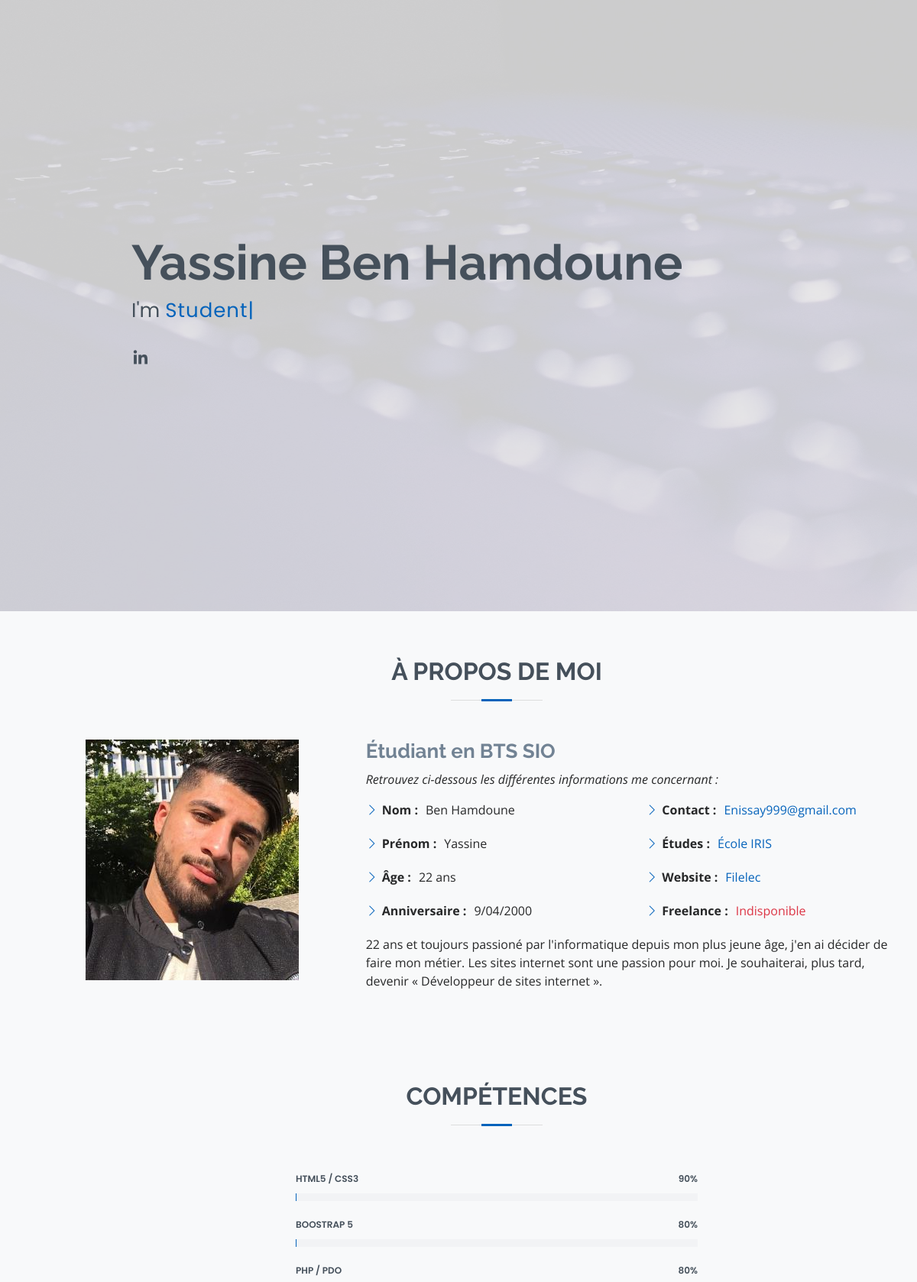
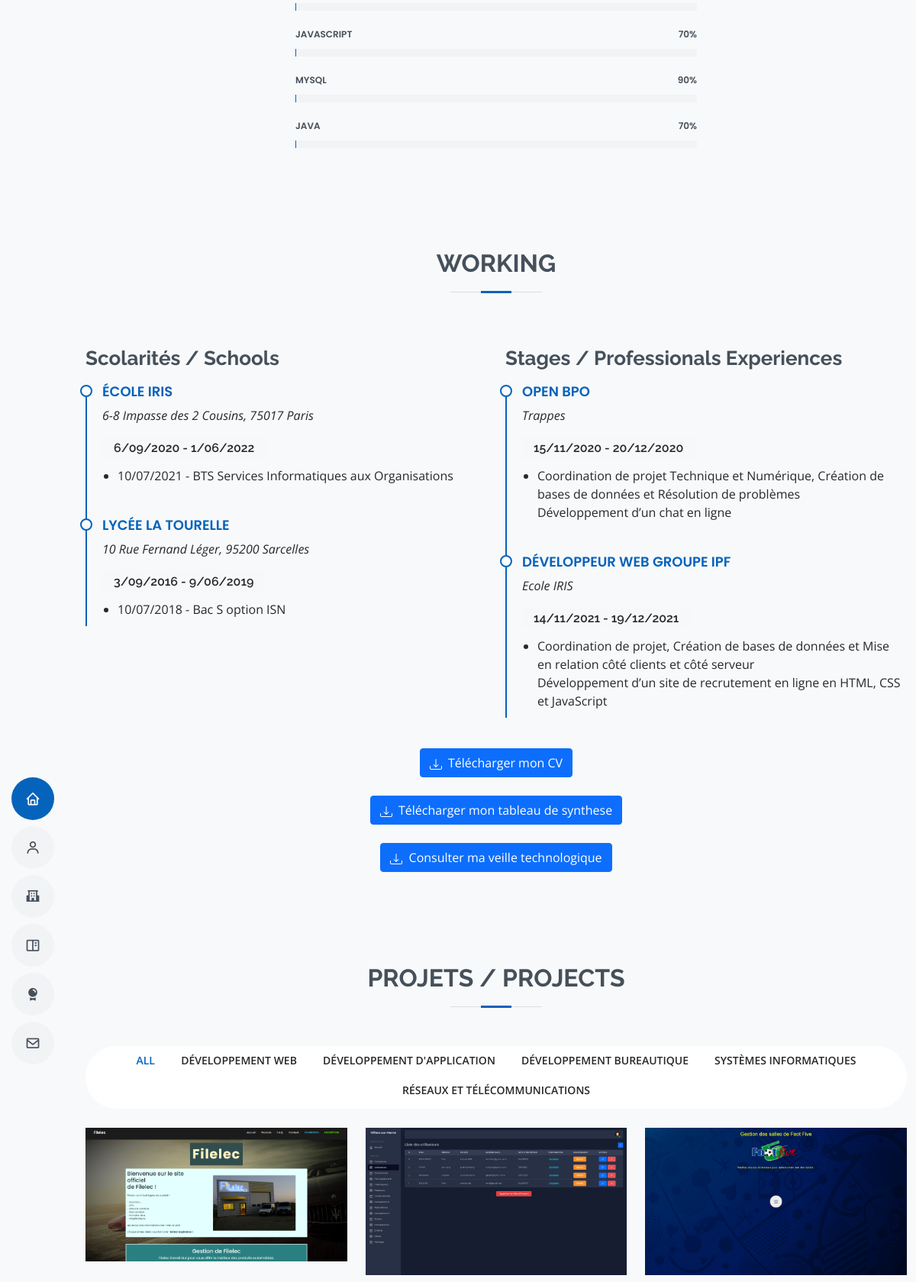
The page / (upper part) on the database its author committed (2 pictures, top to bottom).
### tables this page shows
CREATE TABLE IF NOT EXISTS `users` (
  `id_u` int(11) NOT NULL AUTO_INCREMENT,
  `lastName` varchar(50) DEFAULT NULL,
  `firstName` varchar(50) DEFAULT NULL,
  `age` int(2) DEFAULT NULL,
  `birthday_date` date DEFAULT NULL,
  `contact_email` varchar(255) DEFAULT NULL,
  `school_url` varchar(255) DEFAULT NULL,
  `school_name` varchar(50) DEFAULT NULL,
  `website_url` varchar(255) DEFAULT NULL,
  `website_title` varchar(50) DEFAULT NULL,
  `freelance_status` varchar(50) DEFAULT NULL,
  `username` varchar(15) DEFAULT NULL,
  `password` varchar(255) DEFAULT NULL,
  `lvl` int(11) NOT NULL DEFAULT '0',
  PRIMARY KEY (`id_u`),
  UNIQUE KEY `username` (`username`)
);

CREATE TABLE IF NOT EXISTS `skills` (
  `id_s` int(11) NOT NULL AUTO_INCREMENT,
  `libelle` varchar(50) DEFAULT NULL,
  `lvl` int(11) DEFAULT NULL,
  PRIMARY KEY (`id_s`),
  UNIQUE KEY `libelle` (`libelle`)
);

CREATE TABLE IF NOT EXISTS `company` (
  `id_comp` int(11) NOT NULL AUTO_INCREMENT,
  `company_name` varchar(100) DEFAULT NULL,
  `company_address` varchar(255) DEFAULT NULL,
  `start_date` date DEFAULT NULL,
  `end_date` date DEFAULT NULL,
  PRIMARY KEY (`id_comp`)
);

CREATE TABLE IF NOT EXISTS `projects` (
  `id_p` int(11) NOT NULL AUTO_INCREMENT,
  `title` varchar(100) DEFAULT NULL,
  `description` text,
  `id_cat` int(11) DEFAULT NULL,
  `id_f` int(11) DEFAULT NULL,
  `github_url` varchar(255) DEFAULT NULL,
  PRIMARY KEY (`id_p`),
  KEY `id_cat` (`id_cat`),
  KEY `id_f` (`id_f`)
);

### controllers/homeControllers.php (called while the page is built, shortened)
<?php
require 'models/homeModels.php';
$category = getAllCategory();
$projects = getAllProjects();
$skills = getAllSkills();
$schools = getAllSchools();
$company = getAllCompany();
$infos = getInfos();
require 'views/home.php';
?>

### index.php (called while the page is built, shortened)
<?php
if (!isset($_GET['p']) || $_GET['p'] == "") {
    $page = "controllers/homeControllers.php";
}
    require $page;
    $contents = ob_get_contents();
require 'template.php';

### models/homeModels.php (called while the page is built)
<?php
function getAllCategory() {
    global $bdd;
    $category = $bdd->query("SELECT * FROM vCategory");
    $category->execute();
    return $category->fetchAll();
}
function getAllProjects() {
    global $bdd;
    $projects = $bdd->query("SELECT * FROM vProjects");
    $projects->execute();
    return $projects->fetchAll();
}
function getAllSkills() {
    global $bdd;
    $skills = $bdd->query("SELECT * FROM skills");
    $skills->execute();
    return $skills->fetchAll();
}
function getAllSchools() {
    global $bdd;
    $schools = $bdd->query('SELECT id_d, libelle_d, date_format(date_d, "%e/%m/%Y"), id_school, school_address, date_format(start_date, "%e/%m/%Y"), date_format(end_date, "%e/%m/%Y") FROM vSchools ORDER BY id_d DESC');
    $schools->execute();
    return $schools->fetchAll();
}
function getAllCompany() {
    global $bdd;
    $company = $bdd->query('SELECT id_comp, company_name, company_address, date_format(start_date, "%e/%m/%Y"), date_format(end_date, "%e/%m/%Y"), libelle_w FROM vCompany ORDER BY start_date');
    $company->execute();
    return $company->fetchAll();
}
function getInfos() {
    global $bdd;
    $infos = $bdd->query('SELECT lastName, firstName, age, date_format(birthday_date, "%e/%m/%Y"), contact_email, school_url, school_name, website_url, website_title, freelance_status FROM users');
    $infos->execute();
    return $infos->fetchAll();
}

### views/home.php (the view, shortened to what this page needs)
<section id="hero" class="d-flex flex-column justify-content-center">
    <div class="container" data-aos="zoom-in" data-aos-delay="100">
        <h1>Yassine Ben Hamdoune</h1>
        <p>I'm <span class="typed" data-typed-items="Student, Developer, Gamer"></span></p>
        <div class="social-links">
            <a href="https://www.linkedin.com/in/yassine-ben-hamdoune-1783a718b/" class="linkedin" target="_blank">
                <i class="bx bxl-linkedin"></i>
            </a>
        </div>
    </div>
</section>
<main id="main">
    <section id="about" class="about">
        <div class="container" data-aos="fade-up">
            <div class="section-title">
                <h2>À propos de moi</h2>
            </div>
            <div class="row">
                <div class="col-lg-4">
                    <img src="assets/img/photo.jpg" class="img-fluid" alt="">
                </div>
                <div class="col-lg-8 pt-4 pt-lg-0 content">
                    <h3>Étudiant en BTS SIO</h3>
                    <p class="fst-italic">Retrouvez ci-dessous les différentes informations me concernant :</p>
                    <div class="row">
                        <div class="col-lg-6">
                            <ul>
                                <?php foreach ($infos as $info) { ?>
                                <li>
                                    <i class="bi bi-chevron-right"></i>
                                    <strong>Nom :</strong>
                                    <span><?= $info['lastName']; ?></span>
                                </li>
                                <li>
                                    <i class="bi bi-chevron-right"></i>
                                    <strong>Prénom :</strong>
                                    <span><?= $info['firstName']; ?></span>
                                </li>
                                <li>
                                    <i class="bi bi-chevron-right"></i>
                                    <strong>Âge :</strong>
                                    <span><?= $info['age']; ?> ans</span>
                                </li>
                                <li>
                                    <i class="bi bi-chevron-right"></i>
                                    <strong>Anniversaire :</strong>
                                    <span><?= $info['date_format(birthday_date, "%e/%m/%Y")']; ?></span>
                                </li>
                                <?php } ?>
                            </ul>
                        </div>
                        <div class="col-lg-6">
                            <ul>
                                <?php foreach ($infos as $info2) { ?>
                                <li>
                                    <i class="bi bi-chevron-right"></i>
                                    <strong>Contact :</strong>
                                    <span><a href="mailto:<?= $info2['contact_email']; ?>"><?= $info2['contact_email']; ?></a></span>
                                </li>
                                <li>
                                    <i class="bi bi-chevron-right"></i>
                                    <strong>Études :</strong>
                                    <span><a href="<?= $info2['school_url'] ?>" target="_blank"><?= $info2['school_name']; ?></a></span>
                                </li>
                                <li>
                                    <i class="bi bi-chevron-right"></i>
                                    <strong>Website :</strong>
                                    <span><a href="<?= $info2['website_url']; ?>" target="_blank"><?= $info2['website_title']; ?></a></span>
                                </li>
                                <li>
                                    <i class="bi bi-chevron-right"></i>
                                    <strong>Freelance :</strong>
                                    <span class="text-danger"><?= $info2['freelance_status']; ?></span>
                                </li>
                                <?php } ?>
                            </ul>
                        </div>
                    </div>
                    <p>22 ans et toujours passioné par l'informatique depuis mon plus jeune âge, j'en ai décider de faire mon métier. Les sites internet sont une passion pour moi. Je souhaiterai, plus tard, devenir « Développeur de sites internet ».</p>
                </div>
            </div>
        </div>
    </section>
    <section id="skills" class="skills section-bg">
        <div class="container" data-aos="fade-up">
            <div class="section-title">
                <h2>Compétences</h2>
            </div>
            <div class="row d-flex justify-content-center skills-content">
                <div class="col-lg-6">
                    <?php foreach ($skills as $skill) { ?>
                    <div class="progress">
                        <span class="skill"><?= $skill['libelle']; ?> <i class="val"><?= $skill['lvl']; ?>%</i></span>
                        <div class="progress-bar-wrap">
                        </div>
                    </div>
                    <?php } ?>
                </div>
            </div>
        </div>
    </section>
    <section id="working" class="resume">
        <div class="container" data-aos="fade-up">
            <div class="section-title">
                <h2>Working</h2>
            </div>
            <div class="row">
                <div class="col-lg-6">
                    <h3 class="resume-title">Scolarités / Schools</h3>
                    <?php foreach ($schools as $school) { ?>
                    <div class="resume-item">
                        <h4><?= $school['id_school']; ?></h4>
                        <p><em><?= $school['school_address']; ?></em></p>
                        <h5><?= $school['date_format(start_date, "%e/%m/%Y")']; ?> - <?= $school['date_format(end_date, "%e/%m/%Y")']; ?></h5>
                        <ul>
                            <li><?= $school['date_format(date_d, "%e/%m/%Y")']; ?> - <?= $school['libelle_d']; ?></li>
                        </ul>
                    </div>
                    <?php } ?>
                </div>
                <div class="col-lg-6">
                    <h3 class="resume-title">Stages / Professionals Experiences</h3>
                    <?php foreach ($company as $comp) { ?>
                    <div class="resume-item">
                        <h4><?= $comp['company_name']; ?></h4>
                        <p><em><?= $comp['company_address']; ?></em></p>
                        <h5><?= $comp['date_format(start_date, "%e/%m/%Y")']; ?> - <?= $comp['date_format(end_date, "%e/%m/%Y")']; ?></h5>
                        <ul>
                            <li><?= $comp['libelle_w']; ?></li>
                        </ul>
                    </div>
                    <?php } ?>
                </div>
            </div>
            <div class="d-flex justify-content-center mt-4">
                <a class="btn btn-primary" href="assets/files/CV.Yassine" target="_blank">
                    Télécharger mon CV
                </a>
            </div>
            <div class="d-flex justify-content-center mt-4">
                <a class="btn btn-primary" href="assets/files/tableau_synthese" target="_blank">
                    Télécharger mon tableau de synthese
                </a>
            </div>
            <div class="d-flex justify-content-center mt-4">
                <a class="btn btn-primary" href="https://www.canva.com/design/DAE_MNbAORU/Cb37NMJwmN_xWSph0hVKmg/view?utm_content=DAE_MNbAORU&utm_campaign=designshare&utm_medium=link2&utm_source=sharebutton" target="_blank">
                    Consulter ma veille technologique
                </a>
            </div>
        </div>
    </section>
    <section id="portfolio" class="portfolio section-bg">
        <div class="container" data-aos="fade-up">
            <div class="section-title">
                <h2>Projets / Projects</h2>
            </div>
            <div class="row">
                <div class="col-lg-12 d-flex justify-content-center" data-aos="fade-up" data-aos-delay="100">
                    <ul id="portfolio-flters">
                        <li data-filter="*" class="filter-active">All</li>
                        <?php
                        foreach ($category as $cat) {
                        ?>
                        <li data-filter=".filter-<?= $cat['id_f']; ?>"><?= $cat['title']; ?></li>
                        <?php
                        }
                        ?>
                    </ul>
                </div>
            </div>
            <div class="row portfolio-container" data-aos="fade-up" data-aos-delay="200">
             <?php foreach ($projects as $project) { ?>
                <div class="col-lg-4 col-md-6 portfolio-item filter-<?= $project['id_f']; ?>">
                    <div class="portfolio-wrap">
                        <img src="<?= $project['chemin']; ?><?= $project['nom']; ?>" class="img-fluid" alt="">
                    </div>
                </div>
            <?php } ?>
            </div>
        </div>
    </section>
</main>

### template.php (shortened to what this page needs)
<!DOCTYPE html>
<html lang="en">
<head>
    <link rel="stylesheet" type="text/css" href="assets/vendor/aos/aos.css">
    <link rel="stylesheet" type="text/css" href="assets/vendor/bootstrap/css/bootstrap.min.css">
    <link rel="stylesheet" type="text/css" href="assets/vendor/bootstrap-icons/bootstrap-icons.css">
    <link rel="stylesheet" type="text/css" href="assets/vendor/boxicons/css/boxicons.min.css">
    <link rel="stylesheet" type="text/css" href="assets/vendor/glightbox/css/glightbox.min.css">
    <link rel="stylesheet" type="text/css" href="assets/vendor/swiper/swiper-bundle.min.css">
    <link rel="stylesheet" type="text/css" href="assets/css/style.css">
</head>
<body style="background-color: #f8f9fa!important;">
<header id="header" class="d-flex flex-column justify-content-center">
    <nav id="navbar" class="navbar nav-menu">
        <ul>
            <li>
                <a href="#hero" class="nav-link scrollto active">
                    <i class="bx bx-home"></i>
                </a>
            </li>
            <li>
                <a href="#about" class="nav-link scrollto">
                    <i class="bx bx-user"></i>
                </a>
            </li>
            <li>
                <a href="#working" class="nav-link scrollto">
                    <i class="bx bxs-school"></i>
                </a>
            </li>
            <li>
                <a href="#portfolio" class="nav-link scrollto">
                    <i class="bx bx-book-content"></i>
                </a>
            </li>
            <li>
                <a href="#diplome" class="nav-link scrollto">
                    <i class="bx bxs-award"></i>
                </a>
            </li>
            <li>
                <a href="#contact" class="nav-link scrollto">
                    <i class="bx bx-envelope"></i>
                </a>
            </li>
        </ul>
    </nav>
</header>
<?= $contents; ?>
</body>
</html>

### rows shown on the page
users: lastName "Ben Hamdoune", firstName "Yassine", age "22", date_format "9/04/2000", contact_email "Enissay999@gmail.com", school_name "École IRIS", website_title "Filelec", freelance_status "Indisponible"
skills: libelle "HTML5 / CSS3", lvl "90"
skills: libelle "BOOSTRAP 5", lvl "80"
skills: libelle "PHP / PDO", lvl "80"
skills: libelle "JAVASCRIPT", lvl "70"
skills: libelle "MYSQL", lvl "90"
skills: libelle "JAVA", lvl "70"
company: company_name "OPEN BPO", company_address "Trappes", date_format "15/11/2020", date_format "20/12/2020", libelle_w "Coordination de projet Technique et Numérique, Création de bases de données et Résolution de problèmes Développement d’un chat en ligne"
company: company_name "DÉVELOPPEUR WEB GROUPE IPF", company_address "Ecole IRIS", date_format "14/11/2021", date_format "19/12/2021", libelle_w "Coordination de projet, Création de bases de données et Mise en relation côté clients et côté serveur Développement d’un site de recrutement en ligne en HTML, CSS et JavaScript"
projects: shows a picture
projects: shows a picture
projects: shows a picture

### other values the page prints
$school['id_school'] "ÉCOLE IRIS"
$school['school_address'] "6-8 Impasse des 2 Cousins, 75017 Paris"
$school['date_format(start_date, "%e/%m/%Y")'] "6/09/2020"
$school['date_format(end_date, "%e/%m/%Y")'] "1/06/2022"
$school['date_format(date_d, "%e/%m/%Y")'] "10/07/2021"
$school['libelle_d'] "BTS Services Informatiques aux Organisations"
$school['id_school'] "LYCÉE LA TOURELLE"
$school['school_address'] "10 Rue Fernand Léger, 95200 Sarcelles"
$school['date_format(start_date, "%e/%m/%Y")'] "3/09/2016"
$school['date_format(end_date, "%e/%m/%Y")'] "9/06/2019"
$school['date_format(date_d, "%e/%m/%Y")'] "10/07/2018"
$school['libelle_d'] "Bac S option ISN"
$cat['title'] "DÉVELOPPEMENT WEB"
$cat['title'] "DÉVELOPPEMENT D'APPLICATION"
$cat['title'] "DÉVELOPPEMENT BUREAUTIQUE"
